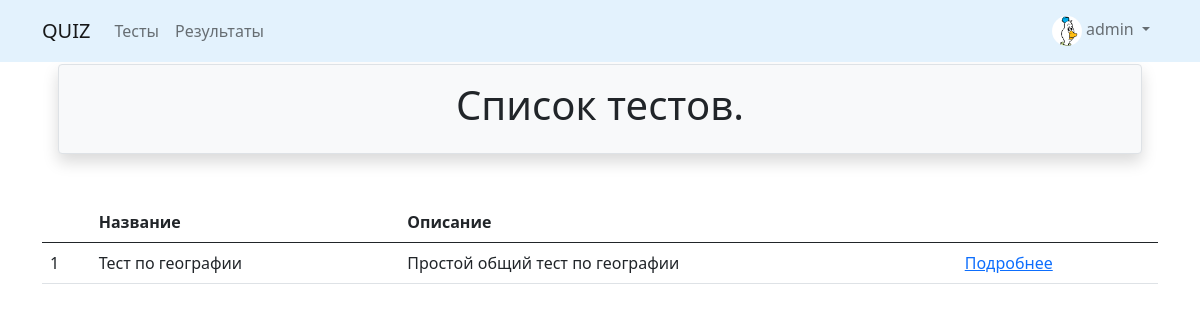
Page /quizzes/ (signed in) on the committed database.
### accounts/models.py (models this page shows, shortened)
class CustomUser(AbstractUser):
    is_activated = models.BooleanField(default=True, db_index=True)
    avatar = models.ImageField(upload_to='profile/', default='default.png')
    birthday = models.DateField(null=True, blank=True)
    city = models.CharField(max_length=50, null=True, blank=True)
    raiting = models.IntegerField(default=0)
    class Meta(AbstractUser.Meta):
        permissions = [('view_statistics', 'View extra statistics')]

### quiz/models.py (models this page shows, shortened)
class Exam(BaseModel):
    QUESTION_MIN_LIMIT = 3
    QUESTION_MAX_LIMIT = 20
    class LEVEL(models.IntegerChoices):
        BASIC = 0, 'Basic'
        MIDDLE = 1, 'Middle'
        ADVANCED = 2, 'Advanced'
    uuid = models.UUIDField(default=generate_uuid, db_index=True, unique=True)
    title = models.CharField(max_length=64)
    description = models.TextField(null=True, blank=True)
    level = models.PositiveSmallIntegerField(choices=LEVEL.choices, default=LEVEL.BASIC)

### quiz/views.py (the view)
# urls.py: path('', ExamListView.as_view(), name='list'),
class ExamListView(LoginRequiredMixin, ListView):
    model = Exam
    template_name = 'exams/list.html'
    context_object_name = 'exams'
    paginate_by = 5

### quiz/templates/exams/list.html (shortened to what this page needs)
{% extends 'base.html' %}
{% block header %}
    Список тестов.
{% endblock %}
{% block content %}
    {% if exams %}
        <table class="table table-hover">
            <thead class="thead-dark">
                <tr>
                    <th></th>
                    <th>Название</th>
                    <th>Описание</th>
                    <th></th>
                </tr>
            </thead>
            <tbody>
            {% for exam in exams %}
                <tr>
                    <td>{{ forloop.counter }}</td>
                    <td>{{ exam.title }}</td>
                    <td>{{ exam.description }}</td>
                    <td><a href="{% url 'quizzes:details' uuid=exam.uuid %}">Подробнее</a></td>
                </tr>
            {% endfor %}
            </tbody>
        </table>
    {% else %}
        <p>Тестов ещё нет здесь!</p>
    {% endif %}
{% endblock %}

### templates/includes/nav_bar.html (shortened to what this page needs)
{% load static %}
<nav class="navbar navbar-light fixed-top navbar-expand-lg font-weight-bold" style="background-color: #e3f2fd;">
  <div class="container">
    <a class="navbar-brand" href="{% url 'index' %}">QUIZ</a>
    <div class="collapse navbar-collapse" id="navbarSupportedContent">
      <ul class="navbar-nav me-auto mb-2 mb-lg-0">
          <li class="nav-item">
              <a class="nav-link" href="{% url 'quizzes:list' %}">Тесты</a>
          </li>
          <li class="nav-item">
              <a class="nav-link" href="{% url 'quizzes:result_list' %}">Результаты</a>
          </li>
      </ul>
      <ul class="navbar-nav">
        <li class="nav-item dropdown">
          <a class="nav-link dropdown-toggle" href="#" id="navbarDropdown3" role="button" data-bs-toggle="dropdown" aria-expanded="false">
            {% if user.is_authenticated %}
              <img class="rounded-circle" width="30" height="30" src="{{ user.avatar.url }}" />
              {{ user.username }}
            {% else %}
              <img class="rounded-circle" width="30" height="30" src="{% static 'images/default.png' %}" />
              Кабинет
            {% endif %}
          </a>
        </li>
      </ul>
    </div>
  </div>
</nav>

### rows in the picture
CustomUser: avatar (picture), username "admin"
Exam: title "Тест по географии", description "Простой общий тест по географии"
